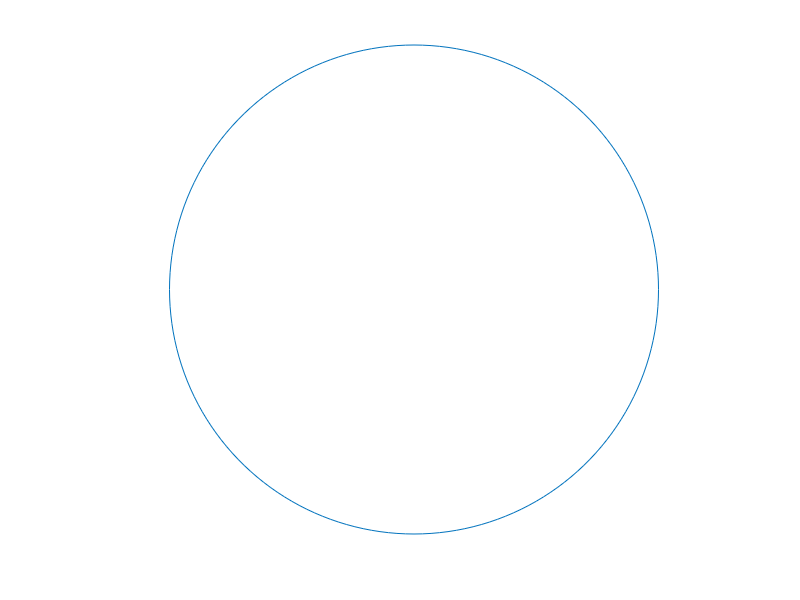

MATLAB code to generate this figure: (Note: this script raises an error after producing the figure.)
clear all
format compact
close all

th = linspace( 0, 360, 181 );
thmark = 0:15:359;
x = cos( th * pi / 180 );
y = sin( th * pi / 180 );
plot( x, y );
axis equal
axis off

ptlabel_along( x, y, th, thmark );

print( 'example.png', '-dpng', '-r300' )
